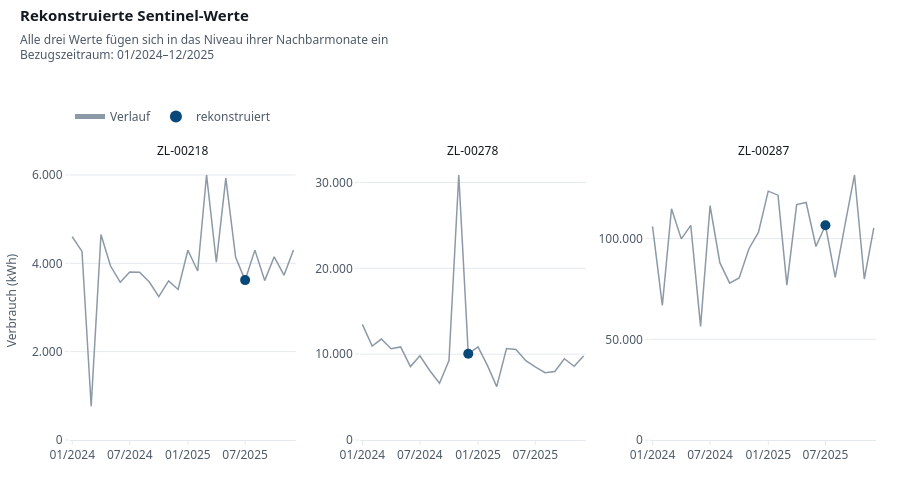

Notebook source saved alongside this figure:
### Code cell
fig = make_subplots(rows=1, cols=3, horizontal_spacing=0.08,
                    subplot_titles=sentinel_tabelle["zaehler_id"].tolist())
for nr, (_, zeile) in enumerate(sentinel_tabelle.iterrows(), start=1):
    serie = df[df["zaehler_id"] == zeile["zaehler_id"]]
    fig.add_scatter(x=serie["monat"].dt.to_timestamp(), y=serie["verbrauch_kwh"],
                    mode="lines", row=1, col=nr, name="Verlauf", showlegend=nr == 1,
                    line=dict(color=NEUTRAL, width=1.5), hoverinfo="skip")
    fig.add_scatter(x=[zeile["monat"].to_timestamp()], y=[zeile["vormonat_der_folgezeile"]],
                    mode="markers", row=1, col=nr, name="rekonstruiert",
                    showlegend=nr == 1, marker=dict(size=10, color=ci.SERIE[0]),
                    hovertemplate="%{x|%m/%Y}: %{y:,.0f} kWh<extra></extra>")
ci.stil(fig, "Rekonstruierte Sentinel-Werte",
         "Alle drei Werte fügen sich in das Niveau ihrer Nachbarmonate ein")
fig.update_yaxes(title_text="Verbrauch (kWh)", row=1, col=1)
fig.update_yaxes(rangemode="tozero")
fig.update_xaxes(dtick="M6", tickformat=ci.MONATSFORMAT)
fig.update_layout(hovermode="closest")
ci.zeigen(fig)

### Figure 1 — Plotly figure (JSON) as saved in the notebook; plotly's stock layout.template omitted (floating-point values rounded to 4 significant figures)
{"data": [{"hoverinfo": "skip", "line": {"color": "#8C99A7", "width": 1.5}, "mode": "lines", "name": "Verlauf", "showlegend": true, "textfont": {"family": "IBM Plex Sans, Segoe UI, sans-serif"}, "type": "scatter", "x": ["2024-01-01T00:00:00.000000000", "2024-02-01T00:00:00.000000000", "2024-03-01T00:00:00.000000000", "2024-04-01T00:00:00.000000000", "2024-05-01T00:00:00.000000000", "2024-06-01T00:00:00.000000000", "2024-07-01T00:00:00.000000000", "2024-08-01T00:00:00.000000000", "2024-09-01T00:00:00.000000000", "2024-10-01T00:00:00.000000000", "2024-11-01T00:00:00.000000000", "2024-12-01T00:00:00.000000000", "2025-01-01T00:00:00.000000000", "2025-02-01T00:00:00.000000000", "2025-03-01T00:00:00.000000000", "2025-04-01T00:00:00.000000000", "2025-05-01T00:00:00.000000000", "2025-06-01T00:00:00.000000000", "2025-07-01T00:00:00.000000000", "2025-08-01T00:00:00.000000000", "2025-09-01T00:00:00.000000000", "2025-10-01T00:00:00.000000000", "2025-11-01T00:00:00.000000000", "2025-12-01T00:00:00.000000000"], "xaxis": "x", "y": [4601.0, 4270.0, 763.0, 4652.0, 3944.0, 3570.0, 3803.0, 3800.0, 3578.0, 3245.0, 3601.0, 3408.0, 4295.0, 3827.0, 6001.0, 4025.0, 5929.0, 4138.0, 3620.0, 4299.0, 3609.0, 4148.0, 3732.0, 4302.0], "yaxis": "y"}, {"hovertemplate": "%{x|%m/%Y}: %{y:,.0f} kWh<extra></extra>", "marker": {"color": "#084878", "size": 10}, "mode": "markers", "name": "rekonstruiert", "showlegend": true, "textfont": {"family": "IBM Plex Sans, Segoe UI, sans-serif"}, "type": "scatter", "x": ["2025-07-01T00:00:00"], "xaxis": "x", "y": [3620], "yaxis": "y"}, {"hoverinfo": "skip", "line": {"color": "#8C99A7", "width": 1.5}, "mode": "lines", "name": "Verlauf", "showlegend": false, "textfont": {"family": "IBM Plex Sans, Segoe UI, sans-serif"}, "type": "scatter", "x": ["2024-01-01T00:00:00.000000000", "2024-02-01T00:00:00.000000000", "2024-03-01T00:00:00.000000000", "2024-04-01T00:00:00.000000000", "2024-05-01T00:00:00.000000000", "2024-06-01T00:00:00.000000000", "2024-07-01T00:00:00.000000000", "2024-08-01T00:00:00.000000000", "2024-09-01T00:00:00.000000000", "2024-10-01T00:00:00.000000000", "2024-11-01T00:00:00.000000000", "2024-12-01T00:00:00.000000000", "2025-01-01T00:00:00.000000000", "2025-02-01T00:00:00.000000000", "2025-03-01T00:00:00.000000000", "2025-04-01T00:00:00.000000000", "2025-05-01T00:00:00.000000000", "2025-06-01T00:00:00.000000000", "2025-07-01T00:00:00.000000000", "2025-08-01T00:00:00.000000000", "2025-09-01T00:00:00.000000000", "2025-10-01T00:00:00.000000000", "2025-11-01T00:00:00.000000000", "2025-12-01T00:00:00.000000000"], "xaxis": "x2", "y": [13480.0, 10950.0, 11760.0, 10630.0, 10840.0, 8556.0, 9809.0, 8092.0, 6616.0, 9249.0, 30880.0, 10040.0, 10850.0, 8572.0, 6212.0, 10660.0, 10550.0, 9233.0, 8526.0, 7835.0, 7984.0, 9462.0, 8584.0, 9780.0], "yaxis": "y2"}, {"hovertemplate": "%{x|%m/%Y}: %{y:,.0f} kWh<extra></extra>", "marker": {"color": "#084878", "size": 10}, "mode": "markers", "name": "rekonstruiert", "showlegend": false, "textfont": {"family": "IBM Plex Sans, Segoe UI, sans-serif"}, "type": "scatter", "x": ["2024-12-01T00:00:00"], "xaxis": "x2", "y": [10043], "yaxis": "y2"}, {"hoverinfo": "skip", "line": {"color": "#8C99A7", "width": 1.5}, "mode": "lines", "name": "Verlauf", "showlegend": false, "textfont": {"family": "IBM Plex Sans, Segoe UI, sans-serif"}, "type": "scatter", "x": ["2024-01-01T00:00:00.000000000", "2024-02-01T00:00:00.000000000", "2024-03-01T00:00:00.000000000", "2024-04-01T00:00:00.000000000", "2024-05-01T00:00:00.000000000", "2024-06-01T00:00:00.000000000", "2024-07-01T00:00:00.000000000", "2024-08-01T00:00:00.000000000", "2024-09-01T00:00:00.000000000", "2024-10-01T00:00:00.000000000", "2024-11-01T00:00:00.000000000", "2024-12-01T00:00:00.000000000", "2025-01-01T00:00:00.000000000", "2025-02-01T00:00:00.000000000", "2025-03-01T00:00:00.000000000", "2025-04-01T00:00:00.000000000", "2025-05-01T00:00:00.000000000", "2025-06-01T00:00:00.000000000", "2025-07-01T00:00:00.000000000", "2025-08-01T00:00:00.000000000", "2025-09-01T00:00:00.000000000", "2025-10-01T00:00:00.000000000", "2025-11-01T00:00:00.000000000", "2025-12-01T00:00:00.000000000"], "xaxis": "x3", "y": [106100.0, 66800.0, 114800.0, 99860.0, 106600.0, 56420.0, 116300.0, 88040.0, 77880.0, 80420.0, 94970.0, 103100.0, 123500.0, 121600.0, 76870.0, 116900.0, 117900.0, 96070.0, 106700.0, 80740.0, 106900.0, 131600.0, 79930.0, 105300.0], "yaxis": "y3"}, {"hovertemplate": "%{x|%m/%Y}: %{y:,.0f} kWh<extra></extra>", "marker": {"color": "#084878", "size": 10}, "mode": "markers", "name": "rekonstruiert", "showlegend": false, "textfont": {"family": "IBM Plex Sans, Segoe UI, sans-serif"}, "type": "scatter", "x": ["2025-07-01T00:00:00"], "xaxis": "x3", "y": [106659], "yaxis": "y3"}], "layout": {"annotations": [{"font": {"color": "#141A21", "family": "IBM Plex Sans, Segoe UI, sans-serif", "size": 12}, "showarrow": false, "text": "ZL-00218", "x": 0.14, "xanchor": "center", "xref": "paper", "y": 1, "yanchor": "bottom", "yref": "paper"}, {"font": {"color": "#141A21", "family": "IBM Plex Sans, Segoe UI, sans-serif", "size": 12}, "showarrow": false, "text": "ZL-00278", "x": 0.5, "xanchor": "center", "xref": "paper", "y": 1, "yanchor": "bottom", "yref": "paper"}, {"font": {"color": "#141A21", "family": "IBM Plex Sans, Segoe UI, sans-serif", "size": 12}, "showarrow": false, "text": "ZL-00287", "x": 0.86, "xanchor": "center", "xref": "paper", "y": 1, "yanchor": "bottom", "yref": "paper"}], "colorway": ["#084878", "#005E77", "#2F7A33", "#3E90C4", "#4E5A68", "#6CC0D2", "#04263F", "#8C99A7"], "font": {"color": "#141A21", "family": "IBM Plex Sans, Segoe UI, sans-serif", "size": 12}, "height": 500, "hovermode": "closest", "legend": {"font": {"color": "#4E5A68", "family": "IBM Plex Sans, Segoe UI, sans-serif", "size": 12}, "itemsizing": "constant", "orientation": "h", "title": {"text": ""}, "x": 0, "xanchor": "left", "y": 1.108, "yanchor": "bottom"}, "margin": {"b": 60, "t": 161}, "meta": {"sww": {"period": "01/2024–12/2025", "subtitle": "Alle drei Werte fügen sich in das Niveau ihrer Nachbarmonate ein", "title": "Rekonstruierte Sentinel-Werte"}}, "paper_bgcolor": "#FFFFFF", "plot_bgcolor": "#FFFFFF", "separators": ",.", "showlegend": true, "title": {"font": {"color": "#141A21", "family": "IBM Plex Sans, Segoe UI, sans-serif", "size": 15, "weight": 600}, "pad": {"l": 20}, "subtitle": {"font": {"color": "#4E5A68", "family": "IBM Plex Sans, Segoe UI, sans-serif", "size": 12}, "text": "Alle drei Werte fügen sich in das Niveau ihrer Nachbarmonate ein<br>Bezugszeitraum: 01/2024–12/2025"}, "text": "Rekonstruierte Sentinel-Werte", "x": 0, "xanchor": "left", "xref": "container", "y": 0.98, "yanchor": "top", "yref": "container"}, "xaxis": {"anchor": "y", "automargin": true, "domain": [0, 0.28], "dtick": "M6", "hoverformat": "%m/%Y", "nticks": 6, "range": ["2023-12-25T00:00:00.000", "2025-12-08T00:00:00.000"], "separatethousands": true, "tickangle": 0, "tickfont": {"family": "IBM Plex Sans, Segoe UI, sans-serif"}, "tickformat": "%m/%Y", "title": {"font": {"family": "IBM Plex Sans, Segoe UI, sans-serif"}}}, "xaxis2": {"anchor": "y2", "automargin": true, "domain": [0.36, 0.64], "dtick": "M6", "hoverformat": "%m/%Y", "nticks": 6, "range": ["2023-12-25T00:00:00.000", "2025-12-08T00:00:00.000"], "separatethousands": true, "tickangle": 0, "tickfont": {"family": "IBM Plex Sans, Segoe UI, sans-serif"}, "tickformat": "%m/%Y", "title": {"font": {"family": "IBM Plex Sans, Segoe UI, sans-serif"}}}, "xaxis3": {"anchor": "y3", "automargin": true, "domain": [0.72, 1], "dtick": "M6", "hoverformat": "%m/%Y", "nticks": 6, "range": ["2023-12-25T00:00:00.000", "2025-12-08T00:00:00.000"], "separatethousands": true, "tickangle": 0, "tickfont": {"family": "IBM Plex Sans, Segoe UI, sans-serif"}, "tickformat": "%m/%Y", "title": {"font": {"family": "IBM Plex Sans, Segoe UI, sans-serif"}}}, "yaxis": {"anchor": "x", "automargin": true, "domain": [0, 1], "rangemode": "tozero", "separatethousands": true, "tickfont": {"family": "IBM Plex Sans, Segoe UI, sans-serif"}, "title": {"font": {"family": "IBM Plex Sans, Segoe UI, sans-serif"}, "text": "Verbrauch (kWh)"}}, "yaxis2": {"anchor": "x2", "automargin": true, "domain": [0, 1], "rangemode": "tozero", "separatethousands": true, "tickfont": {"family": "IBM Plex Sans, Segoe UI, sans-serif"}, "title": {"font": {"family": "IBM Plex Sans, Segoe UI, sans-serif"}}}, "yaxis3": {"anchor": "x3", "automargin": true, "domain": [0, 1], "rangemode": "tozero", "separatethousands": true, "tickfont": {"family": "IBM Plex Sans, Segoe UI, sans-serif"}, "title": {"font": {"family": "IBM Plex Sans, Segoe UI, sans-serif"}}}}}
